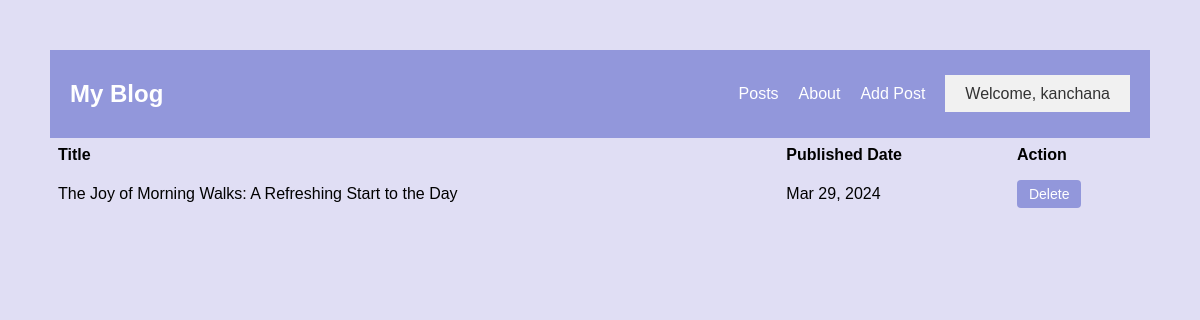
Screenshot of /user_dashboard/ (signed in) with the database file from the repository.
### blog/models.py (models this page shows, shortened)
class Post(models.Model):
    post_id = models.BigAutoField(primary_key=True)
    title = models.CharField(max_length=120)
    content = models.TextField()
    image = models.ImageField(upload_to=upload_location)
    published_at = models.DateTimeField(default=timezone.now)
    author = models.ForeignKey(User, on_delete=models.CASCADE)
    class Meta:
        ordering = ['-published_at']

### blog/views.py (the view)
# urls.py: path('user_dashboard/', views.user_dashboard, name='user_dashboard'),
@login_required
def user_dashboard(request):
    user_posts = Post.objects.filter(author=request.user)
    for post in user_posts:
        print(post.post_id)
    return render(request, 'blog/user_dashboard.html', {'user_posts': user_posts})

### blog/templates/blog/user_dashboard.html (shortened to what this page needs)
{% extends 'base.html' %}
{% block content %}
<table class="table">
    <thead>
        <tr>
            <th>Title</th>
            <th>Published Date</th>
            <th>Action</th>
        </tr>
    </thead>
    <tbody>
        {% for post in user_posts %}
        <tr>
            <td>{{ post.title }}</td>
            <td>{{ post.published_at | date:"M d, Y" }}</td>
            <td>
                <form action="{% url 'delete_post' post.post_id %}" method="post" style="display: inline;">
                    <button type="submit" class="btn btn-delete btn-sm">Delete</button>
                </form>
            </td>
        </tr>
        {% endfor %}
    </tbody>
</table>
{% endblock content %}

### templates/base.html (shortened to what this page needs)
{%load static %}
<!DOCTYPE html>
<html lang="en">
  <head>
    <link rel="stylesheet" href="{% static 'css/style.css' %}" />
  </head>
  <body>
    <nav class="navbar">
      <div class="container">
          <h1 class="logo">My Blog</h1>
          <ul class="nav-links">
                <li><a href="{% url 'posts' %}">Posts</a></li>
                <li><a href="{% url 'about' %}">About</a></li>
                <li><a href="{% url 'post-create' %}">Add Post</a></li>
                {% if user.is_authenticated %}
                <div class="dropdown">
                  <a href="#" class="dropdown-button">Welcome, {{ user.username }}</a>
               </div>
                {% else %}
                    <li><a href="{% url 'register' %}">Register</a></li>
                    <li><a href="{% url 'login' %}">Login</a></li>
                {% endif %}
        </ul>
      </div>
  </nav>
    {%block content%}
    {%endblock content%}
  </body>
</html>

### static/css/style.css (style rules this page uses)
body { margin: 50px; padding: 0; font-family: Arial, sans-serif; background-color: #e0def4; }
.navbar { background-color: #9297db; color: #fff; padding: 10px 0; }
.container { max-width: 1200px; margin: 20px auto; padding: 0px 20px; display: flex; justify-content: space-between; align-items: center; }
.logo { margin: 0; }
.nav-links { list-style-type: none; margin: 0; padding: 0; display: flex; }
.nav-links li { margin-right: 20px; }
.nav-links li a { color: #fff; text-decoration: none; }
.dropdown { position: relative; display: inline-block; }
.dropdown-button { background-color: #f1f1f1; color: #333; padding: 10px 20px; border: none; cursor: pointer; text-decoration: none; }
.table { width: 100%; border-collapse: collapse; }
.table th { background-color: #e0def4; padding: 8px; text-align: left; }
.table td { padding: 8px; }
.btn-delete { background-color: #9297db; color: #fff; border: none; padding: 6px 12px; text-align: center; text-decoration: none; display: inline-block; font-size: 14px; cursor: pointer; border-radius: 4px; }

### rows the page displays
Post: title "The Joy of Morning Walks: A Refreshing Start to the Day", published_at "Mar 29, 2024"

### other values shown
{{ user.username }} "kanchana"
